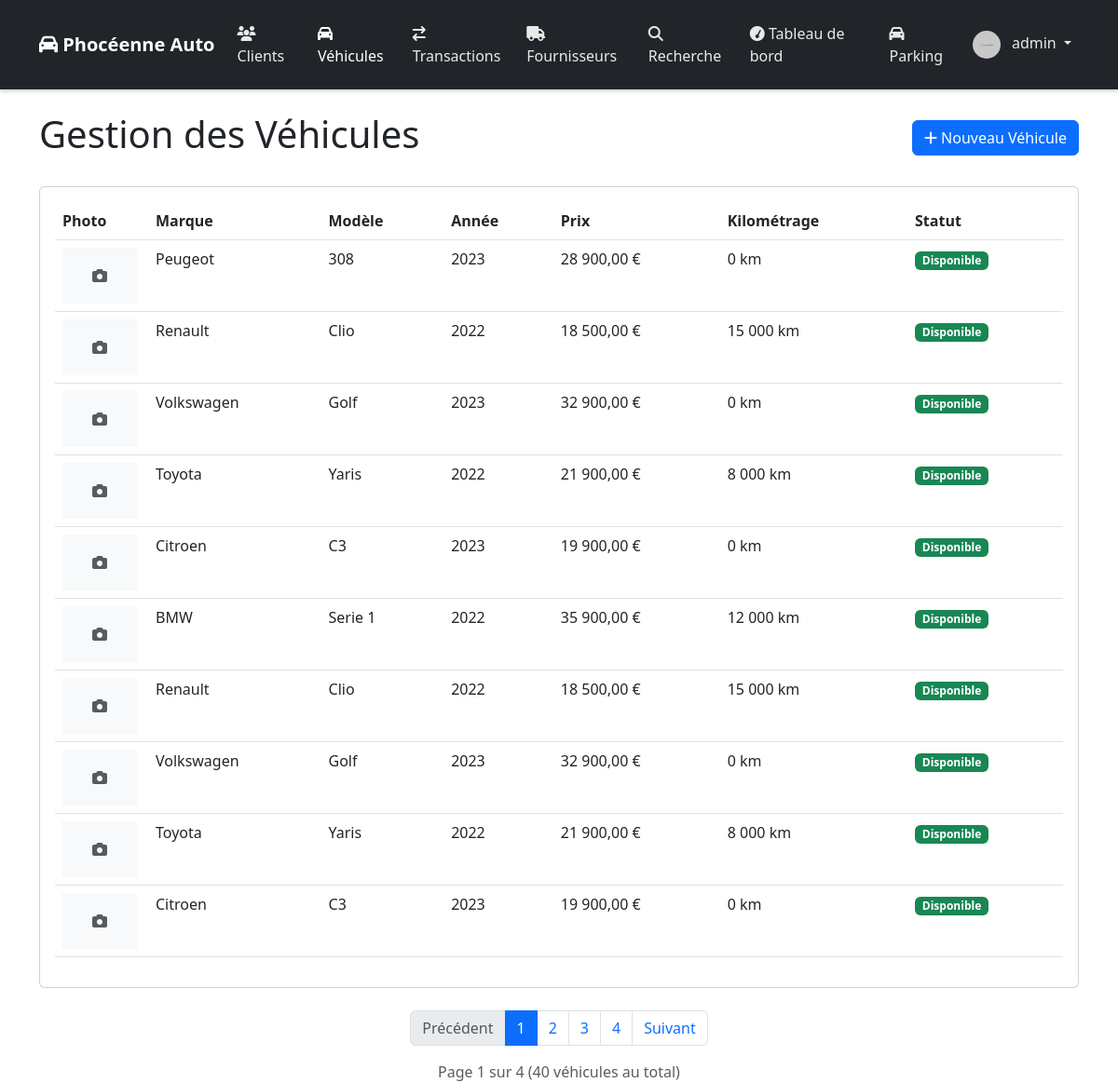
The page /vehicles/index.php (signed in) on the database its author committed.
### tables this page shows
CREATE TABLE IF NOT EXISTS `vehicles` (
  `id` bigint UNSIGNED NOT NULL AUTO_INCREMENT,
  `brand` varchar(50) NOT NULL,
  `model` varchar(50) NOT NULL,
  `year` int NOT NULL,
  `mileage` int NOT NULL,
  `price` decimal(10,2) NOT NULL,
  `vehicle_condition` varchar(20) DEFAULT NULL,
  `color` varchar(30) DEFAULT NULL,
  `fuel_type` varchar(20) DEFAULT NULL,
  `transmission` varchar(20) DEFAULT NULL,
  `registration_number` varchar(20) DEFAULT NULL,
  `vin_number` varchar(17) DEFAULT NULL,
  `status` varchar(20) DEFAULT NULL,
  `created_at` timestamp NULL DEFAULT CURRENT_TIMESTAMP,
  `updated_at` timestamp NULL DEFAULT CURRENT_TIMESTAMP,
  `supplier_id` int DEFAULT NULL,
  `registration_date` date DEFAULT NULL,
  `options` text,
  `location` varchar(100) DEFAULT NULL,
  `version` varchar(100) DEFAULT NULL,
  PRIMARY KEY (`id`),
  UNIQUE KEY `id` (`id`),
  UNIQUE KEY `registration_number` (`registration_number`),
  UNIQUE KEY `vin_number` (`vin_number`)
);

### vehicles/index.php (the view, shortened to what this page needs)
<?php
require_once '../includes/header.php';
$items_per_page = 10;
$current_page = isset($_GET['page']) ? (int)$_GET['page'] : 1;
$offset = ($current_page - 1) * $items_per_page;
$sort_field = isset($_GET['sort']) ? $_GET['sort'] : 'created_at';
$sort_order = isset($_GET['order']) ? $_GET['order'] : 'DESC';
$sort_order = strtoupper($sort_order) === 'ASC' ? 'ASC' : 'DESC';
try {
    $sql = "SELECT v.*,
            s.name as supplier_name,
            (SELECT vi.file_path
             FROM vehicle_images vi
             WHERE vi.vehicle_id = v.id
             AND vi.is_primary = 1
             LIMIT 1) as primary_image
            FROM vehicles v
            LEFT JOIN suppliers s ON v.supplier_id = s.id";
    $params = [];
    $sql .= " GROUP BY v.id";
    $sql .= " ORDER BY v.$sort_field $sort_order";
    $count_sql = "SELECT COUNT(DISTINCT v.id) as total
                  FROM vehicles v
                  LEFT JOIN suppliers s ON v.supplier_id = s.id";
    $stmt = $pdo->prepare($count_sql);
    $stmt->execute($params);
    $total_items = $stmt->fetch()['total'];
    $total_pages = ceil($total_items / $items_per_page);
    $sql .= " LIMIT $items_per_page OFFSET $offset";
    $stmt = $pdo->prepare($sql);
    $stmt->execute($params);
    $vehicles = $stmt->fetchAll();
} catch (PDOException $e) {
    $_SESSION['error'] = "Erreur lors de la récupération des véhicules : " . $e->getMessage();
    $vehicles = [];
    $total_items = 0;
    $total_pages = 1;
}
?>
<div class="d-flex justify-content-between align-items-center mb-4">
    <h1>Gestion des Véhicules</h1>
    <a href="edit.php" class="btn btn-primary">
        <i class="fa fa-plus"></i> Nouveau Véhicule
    </a>
</div>
<div class="card">
    <div class="card-body">
        <div class="table-container">
            <table class="table">
                <thead>
                    <tr>
                        <th>Photo</th>
                        <th>Marque</th>
                        <th>Modèle</th>
                        <th>Année</th>
                        <th>Prix</th>
                        <th>Kilométrage</th>
                        <th>Statut</th>
                    </tr>
                </thead>
                <tbody>
                    <?php foreach ($vehicles as $vehicle): ?>
                        <tr onclick="window.location='/vehicles/view.php?id=<?php echo $vehicle['id']; ?>'"
                            style="cursor: pointer;">
                            <td style="width: 100px;">
                                <?php if ($vehicle['primary_image']): ?>
                                    <img src="<?php echo htmlspecialchars($vehicle['primary_image']); ?>"
                                         class="img-thumbnail"
                                         alt="Photo <?php echo htmlspecialchars($vehicle['brand'] . ' ' . $vehicle['model']); ?>"
                                         style="width: 80px; height: 60px; object-fit: cover;">
                                <?php else: ?>
                                    <div class="bg-light d-flex align-items-center justify-content-center"
                                         style="width: 80px; height: 60px;">
                                        <i class="fa fa-camera text-muted"></i>
                                    </div>
                                <?php endif; ?>
                            </td>
                            <td><?php echo htmlspecialchars($vehicle['brand']); ?></td>
                            <td><?php echo htmlspecialchars($vehicle['model']); ?></td>
                            <td><?php echo htmlspecialchars($vehicle['year']); ?></td>
                            <td><?php echo number_format($vehicle['price'], 2, ',', ' ') . ' €'; ?></td>
                            <td><?php echo number_format($vehicle['mileage'], 0, ',', ' '); ?> km</td>
                            <td>
                                <span class="badge bg-<?php
                                    echo $vehicle['status'] === 'available' ? 'success' :
                                        ($vehicle['status'] === 'reserved' ? 'warning' : 'danger');
                                ?>">
                                    <?php
                                    echo $vehicle['status'] === 'available' ? 'Disponible' :
                                        ($vehicle['status'] === 'reserved' ? 'Réservé' : 'Vendu');
                                    ?>
                                </span>
                            </td>
                        </tr>
                    <?php endforeach; ?>
                </tbody>
            </table>
        </div>
    </div>
</div>
<?php if ($total_pages > 1): ?>
    <nav aria-label="Navigation des pages" class="mt-4">
        <ul class="pagination justify-content-center">
            <li class="page-item <?php echo $current_page <= 1 ? 'disabled' : ''; ?>">
                <a class="page-link" href="?page=<?php echo $current_page - 1; ?>" <?php echo $current_page <= 1 ? 'tabindex="-1" aria-disabled="true"' : ''; ?>>
                    Précédent
                </a>
            </li>
            <?php
            $start_page = max(1, $current_page - 2);
            $end_page = min($total_pages, $current_page + 2);
            for ($i = $start_page; $i <= $end_page; $i++) {
                echo '<li class="page-item ' . ($i == $current_page ? 'active' : '') . '">';
                echo '<a class="page-link" href="?page=' . $i . '">' . $i . '</a>';
                echo '</li>';
            }
            if ($end_page < $total_pages) {
                echo '<li class="page-item"><a class="page-link" href="?page=' . $total_pages . '">' . $total_pages . '</a></li>';
            }
            ?>
            <li class="page-item <?php echo $current_page >= $total_pages ? 'disabled' : ''; ?>">
                <a class="page-link" href="?page=<?php echo $current_page + 1; ?>" <?php echo $current_page >= $total_pages ? 'tabindex="-1" aria-disabled="true"' : ''; ?>>
                    Suivant
                </a>
            </li>
        </ul>
    </nav>
    <div class="text-center text-muted">
        Page <?php echo $current_page; ?> sur <?php echo $total_pages; ?>
        (<?php echo $total_items; ?> véhicules au total)
    </div>
<?php endif; ?>
</body>
</html>

### includes/header.php (style rules this page uses)
body { overflow-x: hidden; width: 100%; }

### rows shown on the page
vehicles: brand "Peugeot", model "308", year "2023", price "28 900,00", mileage "0", status "Disponible"
vehicles: brand "Renault", model "Clio", year "2022", price "18 500,00", mileage "15 000", status "Disponible"
vehicles: brand "Volkswagen", model "Golf", year "2023", price "32 900,00", mileage "0", status "Disponible"
vehicles: brand "Toyota", model "Yaris", year "2022", price "21 900,00", mileage "8 000", status "Disponible"
vehicles: brand "Citroen", model "C3", year "2023", price "19 900,00", mileage "0", status "Disponible"
vehicles: brand "BMW", model "Serie 1", year "2022", price "35 900,00", mileage "12 000", status "Disponible"
vehicles: brand "Renault", model "Clio", year "2022", price "18 500,00", mileage "15 000", status "Disponible"
vehicles: brand "Volkswagen", model "Golf", year "2023", price "32 900,00", mileage "0", status "Disponible"
vehicles: brand "Toyota", model "Yaris", year "2022", price "21 900,00", mileage "8 000", status "Disponible"
vehicles: brand "Citroen", model "C3", year "2023", price "19 900,00", mileage "0", status "Disponible"

### other values the page prints
$_SESSION['username'] "admin"
$total_pages "4"
$current_page "1"
$total_items "40"
